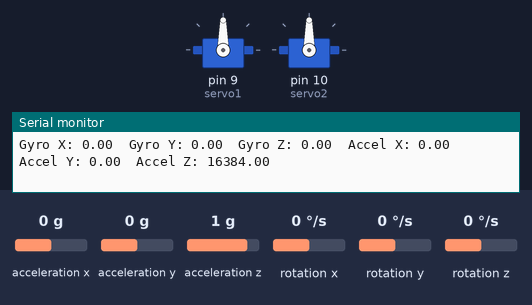
A sketch run on a simulated Arduino Uno, built with avr-gcc and run on an emulated ATmega328P. Shown: 2 × servo, the last lines printed to the serial monitor. Inputs (shaded band) come from the test bench; at power-on: acceleration x 0 g, acceleration y 0 g, acceleration z 1 g, rotation x 0 °/s, rotation y 0 °/s, rotation z 0 °/s. Random numbers use the default seed unless the sketch sets one.

Above: at 2.2 s.
2.3 s: acceleration x set to -1.4 g
5.3 s: acceleration y set to 0.8 g
8.3 s: acceleration y set to -1.4 g
At 11.0 s:
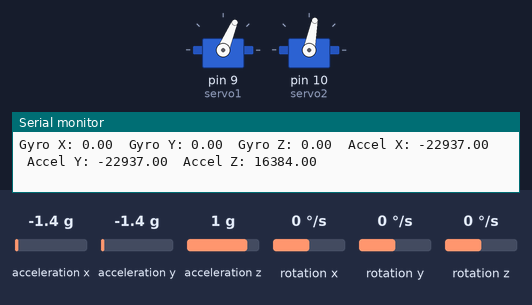
11.3 s: acceleration z set to -1.4 g
At 21.4 s:
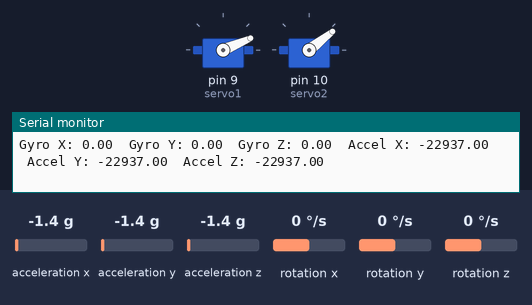
Timing chart, 0 to 31.6 s (numbered marks = the images above; inputs shaded):
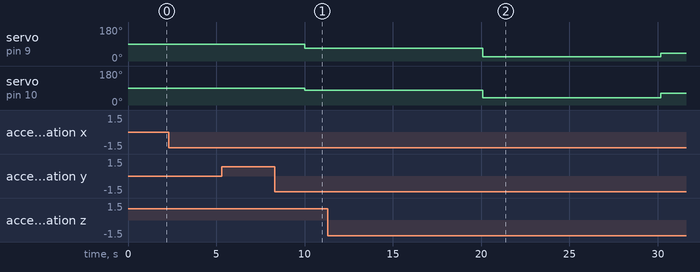

The sketch:

Servo_Stend.ino
```cpp
#include <MPU6050.h>
#include <Servo.h>

MPU6050 mpu;
Servo servo1;
Servo servo2;

#define MY_PERIOD 10000  // период в мс
uint32_t tmr1;         // переменная таймера

int servo1Angle = 90;
int servo2Angle = 90;
int16_t ax, ay, az;
int16_t gx, gy, gz;

void setup() {
  Serial.begin(9600);

  Wire.begin();

  mpu.initialize();
  Serial.println(mpu.testConnection() ? "MPU6050 OK" : "MPU6050 FAIL");
  delay(1000);


  Serial.println("MPU6050 initialized successfully!");

  // Инициализация сервоприводов
  servo1.attach(9);
  servo2.attach(10);
}

void loop() {
  // Чтение данных с датчика
  mpu.getMotion6(&ax, &ay, &az, &gx, &gy, &gz);

  // Получение значений угловых скоростей и ускорений
  float gx = mpu.getRotationX();
  float gy = mpu.getRotationY();
  float gz = mpu.getRotationZ();
  float ax = mpu.getAccelerationX();
  float ay = mpu.getAccelerationY();
  float az = mpu.getAccelerationZ();

  // Отправка данных в серийный порт
  Serial.print("Gyro X: ");
  Serial.print(gx);
  Serial.print("\tGyro Y: ");
  Serial.print(gy);
  Serial.print("\tGyro Z: ");
  Serial.print(gz);
  Serial.print("\tAccel X: ");
  Serial.print(ax);
  Serial.print("\tAccel Y: ");
  Serial.print(ay);
  Serial.print("\tAccel Z: ");
  Serial.println(az);

  // Управление сервоприводами на основе значений угловых скоростей
  int angle1 = map(ax, -16384, 16384, 0, 180);
  int angle2 = map(ay, -16384, 16384, 0, 180);

  angle1 = constrain(angle1, 0, 90);
  angle2 = constrain(angle2, 0, 90);

  if (millis() - tmr1 >= MY_PERIOD) {  // ищем разницу
    tmr1 = millis();                   // сброс таймера
  servo1.write(random(angle1, angle1 + 90));
  servo2.write(random(angle2, angle2 + 90));
  }


  delay(10);
}
```
